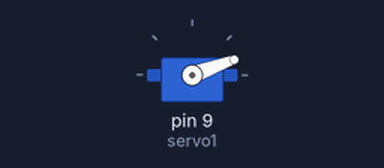
Simulated run of this sketch. Board: Arduino Uno, built with avr-gcc and run on an emulated ATmega328P. On the bench: servo.

Above: at 0.55 s.
At 3.8 s:
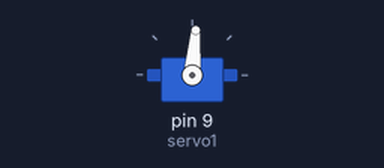
At 7.05 s:
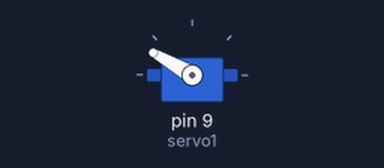
At 13.6 s:
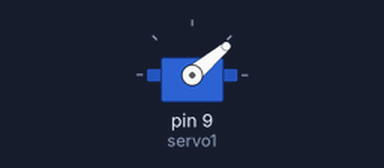
Timing chart, 0 to 18.9 s (numbered marks = the images above):
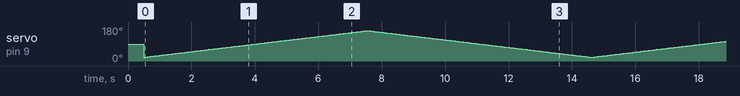

The sketch:

prueba_servo.ino
```cpp
#include <Servo.h>
Servo servo1;

void setup()
{
pinMode(9, OUTPUT);
servo1.attach(9);
servo1.write(90);
delay(500);

}

void loop()
{
for(byte i = 20; i<= 160; i++)
{
 servo1.write(i);
 delay(50);
}

for(byte i = 160; i>= 20; i--)
{
  servo1.write(i);
  delay(50);
}
}
```
